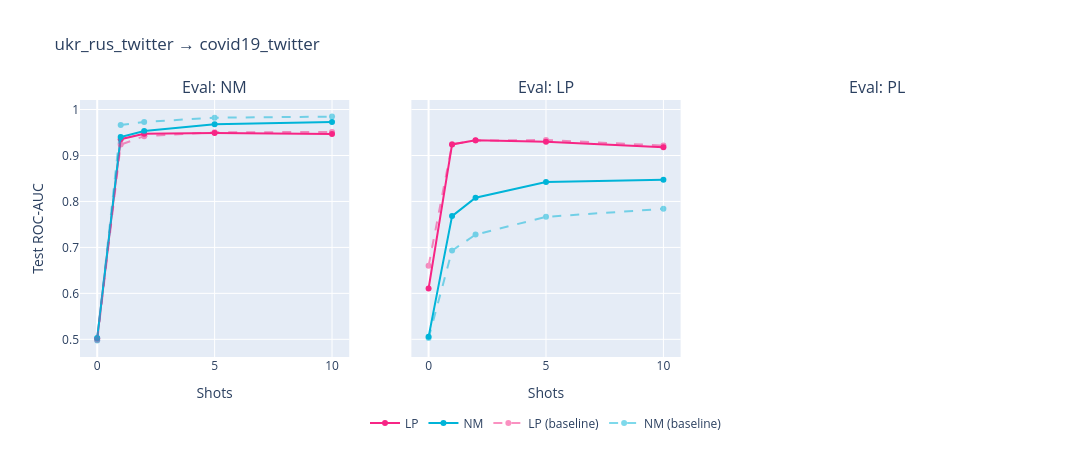

Notebook code cell kept with this figure:
### Markdown cell above
### ukr-rus -> covid

### Code cell
import plotly.graph_objects as go
from plotly.subplots import make_subplots

TRAIN_DATASET = 'ukr_rus_twitter'
EVAL_DATASET = 'covid19_twitter'
EVAL_TASKS = ["nm", "lp", "pl"]
colors = {"nm": "#00b4d8", "lp": "#f72585", "pl": "#80b918"}

i_cross = df.train1_dataset.eq(TRAIN_DATASET) & df.eval1_dataset.eq(EVAL_DATASET)
plot_df_cross = df[i_cross].copy()
i_same = (df.train1_dataset.eq(EVAL_DATASET) & df.eval1_dataset.eq(EVAL_DATASET)
          & df.prefix.str.startswith("trained"))
plot_df_same = df[i_same].copy()

fig = make_subplots(rows=1, cols=len(EVAL_TASKS), shared_yaxes=True,
                    subplot_titles=[f"Eval: {t.upper()}" for t in EVAL_TASKS])

seen = set()  # dedupe legend across subplots
for col, eval_task in enumerate(EVAL_TASKS, start=1):
    # Cross (solid)
    sub_c = plot_df_cross[plot_df_cross["eval1_task"] == eval_task]
    for tt in sorted(sub_c["train1_task"].dropna().unique()):
        s = sub_c[sub_c["train1_task"] == tt].sort_values("shot_label").dropna(subset=["test_roc_auc"])
        s.loc[s.test_roc_auc.lt(0.5), 'test_roc_auc'] = 0.5 + (0.5-s.test_roc_auc)
        if not s.pretrained_model_run.duplicated(keep=False).all():
            print(f"Warning: pretrained_model_run is not unique for train1_task={tt} and eval1_task={eval_task}")
        name = tt.upper()
        fig.add_trace(go.Scatter(
            x=s["shot_label"], y=s["test_roc_auc"],
            mode="lines+markers", name=name,
            legendgroup=name, showlegend=name not in seen,
            line=dict(color=colors.get(tt)),
            customdata=s[["display_name", "pretrained_model_run", 'steps', 'trained_on_n_query', 'trained_on_n_way']].fillna('NaN').values,
            hovertemplate="<b>%{customdata[1]}</b>"
            "<br>shots=%{x}<br>AUC=%{y:.3f}<br>train_steps=%{customdata[2]}<br>%{customdata[0]}"
            "<br>train_query=%{customdata[3]}"
            "<br>train_ways=%{customdata[4]}"
            "<extra></extra>"
            ,
        ), row=1, col=col)
        seen.add(name)

    # Same-dataset baseline (dashed)
    sub_s = plot_df_same[plot_df_same["eval1_task"] == eval_task]
    for tt in sorted(sub_s["train1_task"].dropna().unique()):
        s = sub_s[sub_s["train1_task"] == tt].sort_values("shot_label").dropna(subset=["test_roc_auc"])
        if not s.pretrained_model_run.duplicated(keep=False).all():
            print(f"Warning: pretrained_model_run is not unique for train1_task={tt} and eval1_task={eval_task}")
        name = f"{tt.upper()} (baseline)"
        fig.add_trace(go.Scatter(
            x=s["shot_label"], y=s["test_roc_auc"],
            mode="lines+markers", name=name,
            legendgroup=name, showlegend=name not in seen,
            line=dict(color=colors.get(tt), dash="dash"), opacity=0.5,
            customdata=s[["display_name", "pretrained_model_run", 'steps', 'trained_on_n_query', 'trained_on_n_way']].fillna('NaN').values,
            hovertemplate="<b>%{customdata[1]}</b>"
            "<br>shots=%{x}<br>AUC=%{y:.3f}<br>train_steps=%{customdata[2]}<br>%{customdata[0]}"
            "<br>train_query=%{customdata[3]}"
            "<br>train_ways=%{customdata[4]}"
            "<extra></extra>"
            ,     
            ), row=1, col=col)
        seen.add(name)

    fig.update_xaxes(title_text="Shots", row=1, col=col)

fig.update_yaxes(title_text="Test ROC-AUC", row=1, col=1)
fig.update_layout(
    title=f"{TRAIN_DATASET} → {EVAL_DATASET}",
    height=450, width=1100,
    legend=dict(orientation="h", y=-0.2, x=0.5, xanchor="center"),
    hovermode="closest",
)
fig.show()

### Figure 1 — Plotly figure (JSON) as saved in the notebook; plotly's stock layout.template omitted (floating-point values rounded to 4 significant figures)
{"data": [{"customdata": [["trained_on_lp_eval_on_nm_0_shot_03_04_2026_10_53_58", "state/train1_ukr_rus_twitter_lp_01_04_2026_13_22_05/state_dict", 1, 3, 1], ["trained_on_lp_eval_on_nm_1_shot_03_04_2026_10_54_57", "state/train1_ukr_rus_twitter_lp_01_04_2026_13_22_05/state_dict", 1, 3, 1], ["trained_on_lp_eval_on_nm_2_shot_03_04_2026_10_55_56", "state/train1_ukr_rus_twitter_lp_01_04_2026_13_22_05/state_dict", 1, 3, 1], ["trained_on_lp_eval_on_nm_5_shot_03_04_2026_10_56_59", "state/train1_ukr_rus_twitter_lp_01_04_2026_13_22_05/state_dict", 1, 3, 1], ["trained_on_lp_eval_on_nm_10_shot_03_04_2026_10_58_12", "state/train1_ukr_rus_twitter_lp_01_04_2026_13_22_05/state_dict", 1, 3, 1]], "hovertemplate": "<b>%{customdata[1]}</b><br>shots=%{x}<br>AUC=%{y:.3f}<br>train_steps=%{customdata[2]}<br>%{customdata[0]}<br>train_query=%{customdata[3]}<br>train_ways=%{customdata[4]}<extra></extra>", "legendgroup": "LP", "line": {"color": "#f72585"}, "mode": "lines+markers", "name": "LP", "showlegend": true, "type": "scatter", "x": [0, 1, 2, 5, 10], "xaxis": "x", "y": [0.5018, 0.9355, 0.9472, 0.9492, 0.947], "yaxis": "y"}, {"customdata": [["trained_on_nm_eval_on_nm_0_shot_03_04_2026_10_59_44", "state/train1_ukr_rus_twitter_nm_01_04_2026_13_21_56/checkpoint/state_dict_3000.ckpt", 1, 24, 3], ["trained_on_nm_eval_on_nm_1_shot_03_04_2026_11_00_39", "state/train1_ukr_rus_twitter_nm_01_04_2026_13_21_56/checkpoint/state_dict_3000.ckpt", 1, 24, 3], ["trained_on_nm_eval_on_nm_2_shot_03_04_2026_11_01_38", "state/train1_ukr_rus_twitter_nm_01_04_2026_13_21_56/checkpoint/state_dict_3000.ckpt", 1, 24, 3], ["trained_on_nm_eval_on_nm_5_shot_03_04_2026_11_02_42", "state/train1_ukr_rus_twitter_nm_01_04_2026_13_21_56/checkpoint/state_dict_3000.ckpt", 1, 24, 3], ["trained_on_nm_eval_on_nm_10_shot_03_04_2026_11_03_54", "state/train1_ukr_rus_twitter_nm_01_04_2026_13_21_56/checkpoint/state_dict_3000.ckpt", 1, 24, 3]], "hovertemplate": "<b>%{customdata[1]}</b><br>shots=%{x}<br>AUC=%{y:.3f}<br>train_steps=%{customdata[2]}<br>%{customdata[0]}<br>train_query=%{customdata[3]}<br>train_ways=%{customdata[4]}<extra></extra>", "legendgroup": "NM", "line": {"color": "#00b4d8"}, "mode": "lines+markers", "name": "NM", "showlegend": true, "type": "scatter", "x": [0, 1, 2, 5, 10], "xaxis": "x", "y": [0.503, 0.9403, 0.9534, 0.9682, 0.973], "yaxis": "y"}, {"customdata": [["trained_on_lp_eval_on_nm_0_shot_03_04_2026_09_34_04", "state/train1_covid19_twitter_lp_02_04_2026_17_29_30/checkpoint/state_dict_7000.ckpt", 1, 3, 1], ["trained_on_lp_eval_on_nm_1_shot_03_04_2026_09_34_55", "state/train1_covid19_twitter_lp_02_04_2026_17_29_30/checkpoint/state_dict_7000.ckpt", 1, 3, 1], ["trained_on_lp_eval_on_nm_2_shot_03_04_2026_09_35_52", "state/train1_covid19_twitter_lp_02_04_2026_17_29_30/checkpoint/state_dict_7000.ckpt", 1, 3, 1], ["trained_on_lp_eval_on_nm_5_shot_03_04_2026_09_36_50", "state/train1_covid19_twitter_lp_02_04_2026_17_29_30/checkpoint/state_dict_7000.ckpt", 1, 3, 1], ["trained_on_lp_eval_on_nm_10_shot_03_04_2026_09_37_56", "state/train1_covid19_twitter_lp_02_04_2026_17_29_30/checkpoint/state_dict_7000.ckpt", 1, 3, 1]], "hovertemplate": "<b>%{customdata[1]}</b><br>shots=%{x}<br>AUC=%{y:.3f}<br>train_steps=%{customdata[2]}<br>%{customdata[0]}<br>train_query=%{customdata[3]}<br>train_ways=%{customdata[4]}<extra></extra>", "legendgroup": "LP (baseline)", "line": {"color": "#f72585", "dash": "dash"}, "mode": "lines+markers", "name": "LP (baseline)", "opacity": 0.5, "showlegend": true, "type": "scatter", "x": [0, 1, 2, 5, 10], "xaxis": "x", "y": [0.4983, 0.9237, 0.942, 0.9504, 0.9512], "yaxis": "y"}, {"customdata": [["trained_on_nm_eval_on_nm_0_shot_03_04_2026_09_28_39", "state/train1_covid19_twitter_nm_02_04_2026_16_44_27/checkpoint/state_dict_6000.ckpt", 1, 8, 3], ["trained_on_nm_eval_on_nm_1_shot_03_04_2026_09_29_41", "state/train1_covid19_twitter_nm_02_04_2026_16_44_27/checkpoint/state_dict_6000.ckpt", 1, 8, 3], ["trained_on_nm_eval_on_nm_2_shot_03_04_2026_09_30_37", "state/train1_covid19_twitter_nm_02_04_2026_16_44_27/checkpoint/state_dict_6000.ckpt", 1, 8, 3], ["trained_on_nm_eval_on_nm_5_shot_03_04_2026_09_31_35", "state/train1_covid19_twitter_nm_02_04_2026_16_44_27/checkpoint/state_dict_6000.ckpt", 1, 8, 3], ["trained_on_nm_eval_on_nm_10_shot_03_04_2026_09_32_42", "state/train1_covid19_twitter_nm_02_04_2026_16_44_27/checkpoint/state_dict_6000.ckpt", 1, 8, 3]], "hovertemplate": "<b>%{customdata[1]}</b><br>shots=%{x}<br>AUC=%{y:.3f}<br>train_steps=%{customdata[2]}<br>%{customdata[0]}<br>train_query=%{customdata[3]}<br>train_ways=%{customdata[4]}<extra></extra>", "legendgroup": "NM (baseline)", "line": {"color": "#00b4d8", "dash": "dash"}, "mode": "lines+markers", "name": "NM (baseline)", "opacity": 0.5, "showlegend": true, "type": "scatter", "x": [0, 1, 2, 5, 10], "xaxis": "x", "y": [0.4977, 0.9663, 0.9731, 0.9821, 0.9846], "yaxis": "y"}, {"customdata": [["trained_on_lp_eval_on_lp_0_shot_03_04_2026_10_54_34", "state/train1_ukr_rus_twitter_lp_01_04_2026_13_22_05/state_dict", 1, 3, 1], ["trained_on_lp_eval_on_lp_1_shot_03_04_2026_10_55_33", "state/train1_ukr_rus_twitter_lp_01_04_2026_13_22_05/state_dict", 1, 3, 1], ["trained_on_lp_eval_on_lp_2_shot_03_04_2026_10_56_35", "state/train1_ukr_rus_twitter_lp_01_04_2026_13_22_05/state_dict", 1, 3, 1], ["trained_on_lp_eval_on_lp_5_shot_03_04_2026_10_57_45", "state/train1_ukr_rus_twitter_lp_01_04_2026_13_22_05/state_dict", 1, 3, 1], ["trained_on_lp_eval_on_lp_10_shot_03_04_2026_10_59_12", "state/train1_ukr_rus_twitter_lp_01_04_2026_13_22_05/state_dict", 1, 3, 1]], "hovertemplate": "<b>%{customdata[1]}</b><br>shots=%{x}<br>AUC=%{y:.3f}<br>train_steps=%{customdata[2]}<br>%{customdata[0]}<br>train_query=%{customdata[3]}<br>train_ways=%{customdata[4]}<extra></extra>", "legendgroup": "LP", "line": {"color": "#f72585"}, "mode": "lines+markers", "name": "LP", "showlegend": false, "type": "scatter", "x": [0, 1, 2, 5, 10], "xaxis": "x2", "y": [0.6107, 0.9241, 0.9333, 0.9298, 0.9181], "yaxis": "y2"}, {"customdata": [["trained_on_nm_eval_on_lp_0_shot_03_04_2026_11_00_17", "state/train1_ukr_rus_twitter_nm_01_04_2026_13_21_56/checkpoint/state_dict_3000.ckpt", 1, 24, 3], ["trained_on_nm_eval_on_lp_1_shot_03_04_2026_11_01_14", "state/train1_ukr_rus_twitter_nm_01_04_2026_13_21_56/checkpoint/state_dict_3000.ckpt", 1, 24, 3], ["trained_on_nm_eval_on_lp_2_shot_03_04_2026_11_02_16", "state/train1_ukr_rus_twitter_nm_01_04_2026_13_21_56/checkpoint/state_dict_3000.ckpt", 1, 24, 3], ["trained_on_nm_eval_on_lp_5_shot_03_04_2026_11_03_27", "state/train1_ukr_rus_twitter_nm_01_04_2026_13_21_56/checkpoint/state_dict_3000.ckpt", 1, 24, 3], ["trained_on_nm_eval_on_lp_10_shot_03_04_2026_11_04_53", "state/train1_ukr_rus_twitter_nm_01_04_2026_13_21_56/checkpoint/state_dict_3000.ckpt", 1, 24, 3]], "hovertemplate": "<b>%{customdata[1]}</b><br>shots=%{x}<br>AUC=%{y:.3f}<br>train_steps=%{customdata[2]}<br>%{customdata[0]}<br>train_query=%{customdata[3]}<br>train_ways=%{customdata[4]}<extra></extra>", "legendgroup": "NM", "line": {"color": "#00b4d8"}, "mode": "lines+markers", "name": "NM", "showlegend": false, "type": "scatter", "x": [0, 1, 2, 5, 10], "xaxis": "x2", "y": [0.5055, 0.7681, 0.808, 0.8424, 0.8474], "yaxis": "y2"}, {"customdata": [["trained_on_lp_eval_on_lp_0_shot_03_04_2026_09_34_34", "state/train1_covid19_twitter_lp_02_04_2026_17_29_30/checkpoint/state_dict_7000.ckpt", 1, 3, 1], ["trained_on_lp_eval_on_lp_1_shot_03_04_2026_09_35_27", "state/train1_covid19_twitter_lp_02_04_2026_17_29_30/checkpoint/state_dict_7000.ckpt", 1, 3, 1], ["trained_on_lp_eval_on_lp_2_shot_03_04_2026_09_36_26", "state/train1_covid19_twitter_lp_02_04_2026_17_29_30/checkpoint/state_dict_7000.ckpt", 1, 3, 1], ["trained_on_lp_eval_on_lp_5_shot_03_04_2026_09_37_30", "state/train1_covid19_twitter_lp_02_04_2026_17_29_30/checkpoint/state_dict_7000.ckpt", 1, 3, 1], ["trained_on_lp_eval_on_lp_10_shot_03_04_2026_09_38_47", "state/train1_covid19_twitter_lp_02_04_2026_17_29_30/checkpoint/state_dict_7000.ckpt", 1, 3, 1]], "hovertemplate": "<b>%{customdata[1]}</b><br>shots=%{x}<br>AUC=%{y:.3f}<br>train_steps=%{customdata[2]}<br>%{customdata[0]}<br>train_query=%{customdata[3]}<br>train_ways=%{customdata[4]}<extra></extra>", "legendgroup": "LP (baseline)", "line": {"color": "#f72585", "dash": "dash"}, "mode": "lines+markers", "name": "LP (baseline)", "opacity": 0.5, "showlegend": false, "type": "scatter", "x": [0, 1, 2, 5, 10], "xaxis": "x2", "y": [0.6602, 0.9246, 0.9324, 0.9338, 0.9215], "yaxis": "y2"}, {"customdata": [["trained_on_nm_eval_on_lp_0_shot_03_04_2026_09_29_19", "state/train1_covid19_twitter_nm_02_04_2026_16_44_27/checkpoint/state_dict_6000.ckpt", 1, 8, 3], ["trained_on_nm_eval_on_lp_1_shot_03_04_2026_09_30_14", "state/train1_covid19_twitter_nm_02_04_2026_16_44_27/checkpoint/state_dict_6000.ckpt", 1, 8, 3], ["trained_on_nm_eval_on_lp_2_shot_03_04_2026_09_31_11", "state/train1_covid19_twitter_nm_02_04_2026_16_44_27/checkpoint/state_dict_6000.ckpt", 1, 8, 3], ["trained_on_nm_eval_on_lp_5_shot_03_04_2026_09_32_15", "state/train1_covid19_twitter_nm_02_04_2026_16_44_27/checkpoint/state_dict_6000.ckpt", 1, 8, 3], ["trained_on_nm_eval_on_lp_10_shot_03_04_2026_09_33_33", "state/train1_covid19_twitter_nm_02_04_2026_16_44_27/checkpoint/state_dict_6000.ckpt", 1, 8, 3]], "hovertemplate": "<b>%{customdata[1]}</b><br>shots=%{x}<br>AUC=%{y:.3f}<br>train_steps=%{customdata[2]}<br>%{customdata[0]}<br>train_query=%{customdata[3]}<br>train_ways=%{customdata[4]}<extra></extra>", "legendgroup": "NM (baseline)", "line": {"color": "#00b4d8", "dash": "dash"}, "mode": "lines+markers", "name": "NM (baseline)", "opacity": 0.5, "showlegend": false, "type": "scatter", "x": [0, 1, 2, 5, 10], "xaxis": "x2", "y": [0.5027, 0.6933, 0.7278, 0.7665, 0.7839], "yaxis": "y2"}], "layout": {"annotations": [{"font": {"size": 16}, "showarrow": false, "text": "Eval: NM", "x": 0.1444, "xanchor": "center", "xref": "paper", "y": 1, "yanchor": "bottom", "yref": "paper"}, {"font": {"size": 16}, "showarrow": false, "text": "Eval: LP", "x": 0.5, "xanchor": "center", "xref": "paper", "y": 1, "yanchor": "bottom", "yref": "paper"}, {"font": {"size": 16}, "showarrow": false, "text": "Eval: PL", "x": 0.8556, "xanchor": "center", "xref": "paper", "y": 1, "yanchor": "bottom", "yref": "paper"}], "height": 450, "hovermode": "closest", "legend": {"orientation": "h", "x": 0.5, "xanchor": "center", "y": -0.2}, "title": {"text": "ukr_rus_twitter → covid19_twitter"}, "width": 1100, "xaxis": {"anchor": "y", "domain": [0, 0.2889], "title": {"text": "Shots"}}, "xaxis2": {"anchor": "y2", "domain": [0.3556, 0.6444], "title": {"text": "Shots"}}, "xaxis3": {"anchor": "y3", "domain": [0.7111, 1], "title": {"text": "Shots"}}, "yaxis": {"anchor": "x", "domain": [0, 1], "title": {"text": "Test ROC-AUC"}}, "yaxis2": {"anchor": "x2", "domain": [0, 1], "matches": "y", "showticklabels": false}, "yaxis3": {"anchor": "x3", "domain": [0, 1], "matches": "y", "showticklabels": false}}}
